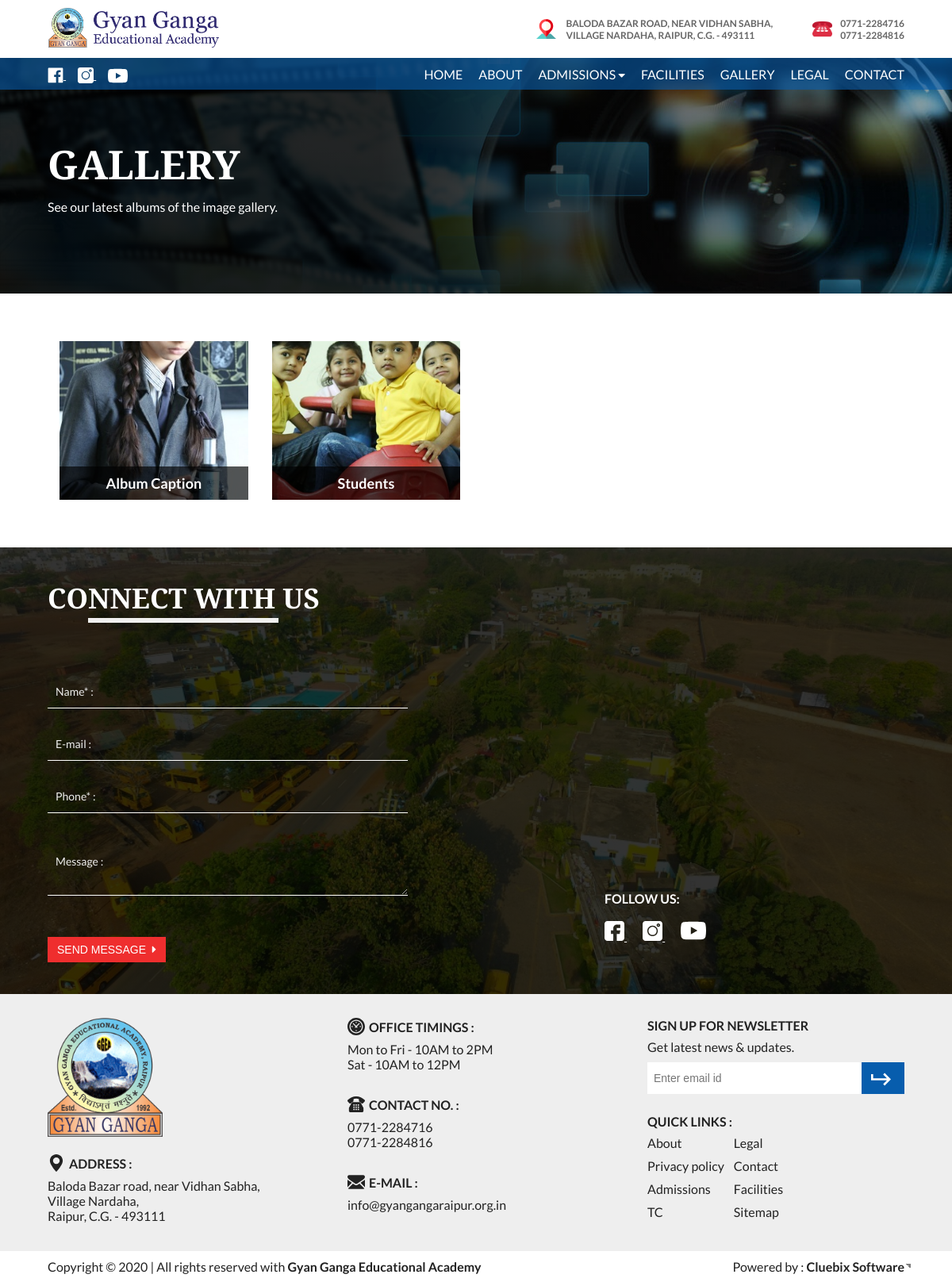
/index.php/gallery, run on the app's committed database.
### tables this page shows
CREATE TABLE `webprofile` (
  `id` int(11) NOT NULL,
  `email` varchar(100) NOT NULL,
  `phone1` varchar(50) NOT NULL,
  `phone2` varchar(50) NOT NULL,
  `whatsapp_no` varchar(50) NOT NULL,
  `address_line1` varchar(50) NOT NULL,
  `address_line2` varchar(50) NOT NULL,
  `address_line3` varchar(100) NOT NULL,
  `timing_1` varchar(200) NOT NULL,
  `timing_2` varchar(200) NOT NULL,
  `fblink` varchar(50) NOT NULL,
  `instalink` varchar(50) NOT NULL,
  `twitterlink` varchar(50) NOT NULL,
  `youtubelink` varchar(500) NOT NULL,
  `virtual_tour` varchar(50) NOT NULL
);

CREATE TABLE `gallery_categories` (
  `id` int(11) NOT NULL,
  `name` varchar(100) NOT NULL
);

CREATE TABLE `gallery` (
  `id` int(11) NOT NULL,
  `gall_cat_id` int(11) NOT NULL,
  `img_src` varchar(500) NOT NULL,
  `alt_txt` varchar(500) NOT NULL DEFAULT 'Gyan ganga school photo gallery'
);

### application/controllers/Gallery.php (called while the page is built, shortened)
<?php
class Gallery extends MY_Controller {
	function __construct(){
		$this->load->model('GetModel','fetch');
	}
	public function index()
	{
		$profile=$this->fetch->getWebProfile();
		$categories=$this->fetch->getInfo('gallery_categories');
		foreach($categories as $category){
			$category->thumb = $this->fetch->getInfoById('gallery','gall_cat_id',$category->id)->img_src;
		}
		$this->load->view('header',['web'=>$profile ,
									'title'=>'Gallery',
									'categories'=>$categories
									]);
		$this->load->view('album');
		$this->load->view('footer');
	}
}

### index.php (called while the page is built, shortened)
<?php
require_once BASEPATH.'core/CodeIgniter.php';

### application/models/GetModel.php (called while the page is built, shortened)
<?php
class GetModel extends CI_Model{
    public function getInfo($table)
    {
        return $this->db->get($table)->result();
    }
    public function getInfoById($table,$column,$id)
    {
        $this->db->where($column, $id);
        return $this->db->get($table)->row();
    }
    public function getWebProfile()
    {
        return $this->db->get('webprofile')->row();
    }
}
?>

### application/views/album.php (the view)
<div class="subheader" style="background:linear-gradient(to right,rgba(0,0,0,0.85) 40%,rgba(0,0,0,0.3)), url('<?=base_url()?>assets/images/header-media.jpg') no-repeat">
    <div class="wrapper">
        <h2 class="subheader-head serif wow fadeInUp" data-wow-delay="1s">Gallery</h2>
        <p class="subheader-txt wow fadeInUp" data-wow-delay="1.2s">See our latest albums of the image gallery.</p>
    </div>
</div>
<section class="album wow fadeInUp" data-wow-delay="1.5s">
    <div class="wrapper">
        <?php foreach($categories as $g){?>
        <a href="<?=base_url('Gallery/Album/').$g->id?>">
            <img class='lazyload' data-src="<?=base_url('assets/images/').$g->thumb?>" alt="GGEA">
            <p class="caption"><?=$g->name?></p>
        </a>
        <?php }?>
    </div>
</section>

### application/views/header.php (shortened to what this page needs)
<!DOCTYPE html>
<html lang="en">
<head>
    <link rel="stylesheet" href="https://cdnjs.cloudflare.com/ajax/libs/font-awesome/5.13.0/css/all.min.css" />
    <link rel="stylesheet" href="<?=base_url('assets/')?>css/owl.carousel.min.css">
    <link rel="stylesheet" href="<?=base_url('assets/')?>css/owl.theme.default.min.css">
    <link rel="stylesheet" href="<?=base_url('assets/')?>css/float_label.css">
    <link rel="stylesheet" href="<?=base_url('assets/')?>css/animate.css">
    <link rel="stylesheet" href="<?=base_url('assets/')?>css/style.css">
</head>
<body>
    <div class="logo-bar wow fadeInDown">
        <div class="wrapper">
            <a href="<?=base_url()?>"><img src="<?=base_url('assets/')?>images/logo.png" alt="GGR Logo" class="logo"></a>
            <div class="address-bar">
                <div class="top-address">
                    <p><?=$web->address_line1?> <br> <?=$web->address_line2?> <?=$web->address_line3?></p>
                </div>
                <div class="top-phone">
                    <img src="<?=base_url('assets/')?>images/phone-icon-red.png" alt="Phone">
                    <p><?=$web->phone1?> <br> <?=$web->phone2?></p>
                </div>
            </div>
        </div>
    </div>
    <nav class="wow fadeInDown" data-wow-delay="0.5s">
        <div class="wrapper">
            <div class="left-links">
                <a href="<?=$web->fblink?>" target="_blank" class="fblink">
                </a>
                <a href="<?=$web->instalink?>" target="_blank" class="instalink">
                </a>
                <a href="<?=$web->youtubelink?>" target="_blank" class="ytlink">
                </a>
            </div>
            <ul class="menu">
                <li><a href="<?=base_url()?>" class="<?=$this->uri->segment(1)==""?'active':''?>">Home</a></li>
                <li><a href="<?=base_url('About')?>" class="<?=$this->uri->segment(1)=="About"?'active':''?>">About</a></li>
                <li class="dropdown sm-hide nowrap">
                    <a class="<?=$this->uri->segment(1)=="Admissions"?'active':''?><?=$this->uri->segment(1)=="TC"?'active':''?>">Admissions <i class="fa fa-caret-down fa-sm"></i></a>
                </li>
                <li><a href="<?=base_url('Facilities')?>" class="<?=$this->uri->segment(1)=="Facilities"?'active':''?>">Facilities</a></li>
                <li><a href="<?=base_url('Gallery')?>" class="<?=$this->uri->segment(1)=="Gallery"?'active':''?>">Gallery</a></li>
                <li><a href="<?=base_url('Legal')?>" class="<?=$this->uri->segment(1)=="Legal"?'active':''?>">Legal</a></li>
                <li><a href="<?=base_url('Contact')?>" class="<?=$this->uri->segment(1)=="Contact"?'active':''?>">Contact</a></li>
            </ul>
        </div>
    </nav>

### application/views/footer.php (shortened to what this page needs)
    <section class="contact" style="background: linear-gradient(to right, rgba(0,0,0,0.8), rgba(0,0,0,0.8)),url('<?=base_url()?>assets/images/ggr-drone.jpg') no-repeat;">
        <div class="wrapper wow fadeInUp" data-wow-offset="100">
        <h2 class="serif heading">
            Connect with us
        </h2>
        <div class="content">
            <form action="<?=base_url('Home/Mail')?>" method="POST">
                <div class="form-group">
                    <input type="text" maxlength="20" name="name" id="name" x-moz-errormessage="Enter name here" oninvalid="this.setCustomValidity('Enter name here')" oninput="this.setCustomValidity('')" required>
                    <label for="name">Name* :</label>
                </div>
                <div class="form-group">
                    <input type="email" maxlength="30" name="email" id="email" x-moz-errormessage="Enter e-mail here" oninvalid="this.setCustomValidity('Enter e-mail here')" oninput="this.setCustomValidity('')">
                    <label for="email">E-mail :</label>
                </div>
                <div class="form-group">
                    <input type="text" x-moz-errormessage="Enter Contact no. here"  name="phone" pattern="[6-9]{1}[0-9]{9}" oninvalid="this.setCustomValidity('')" oninput="this.setCustomValidity('')" maxlength="10" title="Enter 10 digit mobile no. starting with 6,7,8, or 9" required>
                    <label for="phone">Phone* :</label>
                </div>
                <div class="form-group remarker">
                    <textarea name="message" rows="3" maxlength="200" id="message"></textarea>
                    <label for="message">Message :</label>
                </div>
                <button type="submit" class="btn"> Send message &nbsp;<i class="fa fa-caret-right"></i></button>
            </form>
            <div class="map-social">
                <iframe src="https://www.google.com/maps/embed?pb=!1m18!1m12!1m3!1d12504.243146400868!2d81.72878186919894!3d21.28991672284088!2m3!1f0!2f0!3f0!3m2!1i1024!2i768!4f13.1!3m3!1m2!1s0x3a28e834bcf78343%3A0x20841ab1597abf82!2sGyan%20Ganga%20Educational%20Academy!5e0!3m2!1sen!2sin!4v1590737904697!5m2!1sen!2sin" frameborder="0" style="border:0;" allowfullscreen="" aria-hidden="false" tabindex="0"></iframe>
                <div class="social-links">
                    <h3>Follow us:</h3>
                    <a href="<?=$web->fblink?>" target="_blank" class="fblink">
                        <svg viewBox="0 0 512 512" xmlns="http://www.w3.org/2000/svg">
                            <path d="m437 0h-362c-41.351562 0-75 33.648438-75 75v362c0 41.351562 33.648438 75 75 75h151v-181h-60v-90h60v-61c0-49.628906 40.371094-90 90-90h91v90h-91v61h91l-15 90h-76v181h121c41.351562 0 75-33.648438 75-75v-362c0-41.351562-33.648438-75-75-75zm0 0"/>
                        </svg>
                    </a>
                    <a href="<?=$web->instalink?>" target="_blank" class="instalink">
                    </a>
                    <a href="<?=$web->youtubelink?>" target="_blank" class="ytlink">
                    </a>
                </div>
            </div>
        </div>
        </div>
    </section>
    <footer>
        <div class="ufooter">
            <div class="emblem">
                <img class='lazyload' data-src="<?=base_url()?>assets/images/footer-logo.PNG" alt="Gyan Ganga emblem">
                <div class="address">
                    <div class="footer-head">
                        <h4>Address :</h4>
                    </div>
                    <p><?=$web->address_line1?></p>
                    <p><?=$web->address_line2?></p>
                    <p><?=$web->address_line3?></p>
                </div>
            </div>
            <div class="info">
                <div class="timings">
                    <div class="footer-head">
                        <h4>Office timings :</h4>
                    </div>
                    <p><?=$web->timing_1?></p>
                    <p><?=$web->timing_2?></p>
                </div>
                <div class="footer-contact">
                    <div class="footer-head">
                        <h4>Contact no. :</h4>
                    </div>
                    <p><?=$web->phone1?></p>
                    <p><?=$web->phone2?></p>
                </div>
                <div class="email">
                    <div class="footer-head">
                        <h4>E-mail :</h4>
                    </div>
                    <p><?=$web->email?></p>
                </div>
            </div>
            <div class="newsletter">
                <div class="sign-up">
                    <div class="footer-head">
                        <h4>Sign up for newsletter</h4>
                    </div>
                    <p>Get latest news & updates.</p>
                    <form action="<?=base_url('Home/Subscribe')?>" method="POST">
                        <div class="field">
                            <input type="email" name="email" placeholder="Enter email id" required>
                            <button type="submit" class="signup-btn">
                            </button>
                        </div>
                    </form>
                </div>
                <div class="quick-links">
                    <div class="footer-head">
                        <h4>Quick Links :</h4>
                    </div>
                    <div class="links">
                        <p><a href="<?=base_url('About')?>">About</a></p>
                        <p><a href="<?=base_url('Legal')?>">Legal</a></p>
                        <p><a href="<?=base_url('Policy')?>">Privacy policy</a></p>
                        <p><a href="<?=base_url('Contact')?>">Contact</a></p>
                        <p><a href="<?=base_url('Admissions')?>">Admissions</a></p>
                        <p><a href="<?=base_url('Facilities')?>">Facilities</a></p>
                        <p><a href="<?=base_url('TC')?>">TC</a></p>
                        <p><a href="<?=base_url('sitemap.xml')?>" target="_blank">Sitemap</a></p>
                    </div>
                </div>
            </div>
        </div>
        <div class="lfooter">
            <p class="cpy">
                <span>Copyright </span> &copy; 2020 | All rights reserved with<strong> Gyan Ganga Educational Academy</strong>
             </p>
             <p class="powered">
                 Powered by :
                 <strong><a href="https://cluebix.com" target="_blank">Cluebix Software</a></strong>
             </p>
        </div>
    </footer>
</body>
</html>

### assets/css/float_label.css (style rules this page uses)
.form-group { position:relative; }
label { position:absolute; left:10px; top:40%; transform: translateY(-50%); transition:all 0.3s; color:#999; font-weight:normal; cursor: text; pointer-events: none; }

### data on the page
webprofile: address_line1 "BALODA BAZAR ROAD, NEAR VIDHAN SABHA,", address_line2 "VILLAGE NARDAHA,", address_line3 "RAIPUR, C.G. - 493111", phone1 "0771-2284716", phone2 "0771-2284816", address_line1 "Baloda Bazar road, near Vidhan Sabha,", address_line2 "Village Nardaha,", address_line3 "Raipur, C.G. - 493111", timing_1 "Mon to Fri - 10AM to 2PM", timing_2 "Sat - 10AM to 12PM", email "info@gyangangaraipur.org.in"
gallery_categories: id.img_src (picture), name "Album Caption"
gallery_categories: id.img_src (picture), name "Students"
